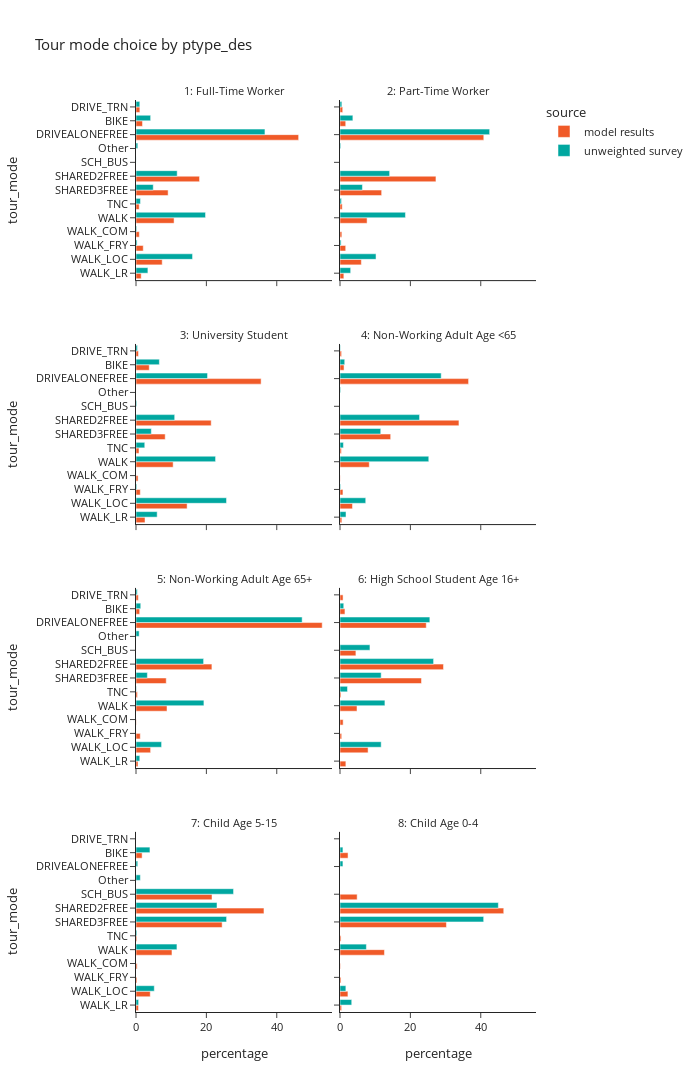

The cell this chart's notebook holds for it:
### Code cell
plot_mode_choice(tour_mode_data,'ptype_des',2,1200)

### Figure 1 — Plotly figure (JSON) as saved in the notebook; plotly's stock layout.template omitted (floating-point values rounded to 4 significant figures)
{"data": [{"alignmentgroup": "True", "hovertemplate": "source=model results<br>ptype_des=1: Full-Time Worker<br>percentage=%{x}<br>tour_mode=%{y}<extra></extra>", "legendgroup": "model results", "marker": {"color": "#F05A28", "pattern": {"shape": ""}}, "name": "model results", "offsetgroup": "model results", "orientation": "h", "showlegend": true, "textposition": "auto", "type": "bar", "x": [1.85, 46.22, 1.094, 18.06, 9.128, 0.9122, 10.82, 0.9396, 2.057, 7.444, 1.475], "xaxis": "x7", "y": ["BIKE", "DRIVEALONEFREE", "DRIVE_TRN", "SHARED2FREE", "SHARED3FREE", "TNC", "WALK", "WALK_COM", "WALK_FRY", "WALK_LOC", "WALK_LR"], "yaxis": "y7"}, {"alignmentgroup": "True", "hovertemplate": "source=model results<br>ptype_des=2: Part-Time Worker<br>percentage=%{x}<br>tour_mode=%{y}<extra></extra>", "legendgroup": "model results", "marker": {"color": "#F05A28", "pattern": {"shape": ""}}, "name": "model results", "offsetgroup": "model results", "orientation": "h", "showlegend": false, "textposition": "auto", "type": "bar", "x": [1.627, 40.86, 0.7688, 27.27, 11.84, 0.6312, 7.696, 0.5265, 1.619, 6.071, 1.093], "xaxis": "x8", "y": ["BIKE", "DRIVEALONEFREE", "DRIVE_TRN", "SHARED2FREE", "SHARED3FREE", "TNC", "WALK", "WALK_COM", "WALK_FRY", "WALK_LOC", "WALK_LR"], "yaxis": "y8"}, {"alignmentgroup": "True", "hovertemplate": "source=model results<br>ptype_des=3: University Student<br>percentage=%{x}<br>tour_mode=%{y}<extra></extra>", "legendgroup": "model results", "marker": {"color": "#F05A28", "pattern": {"shape": ""}}, "name": "model results", "offsetgroup": "model results", "orientation": "h", "showlegend": false, "textposition": "auto", "type": "bar", "x": [3.77, 35.56, 0.7011, 21.37, 8.298, 0.8499, 10.56, 0.5875, 1.219, 14.53, 2.564], "xaxis": "x5", "y": ["BIKE", "DRIVEALONEFREE", "DRIVE_TRN", "SHARED2FREE", "SHARED3FREE", "TNC", "WALK", "WALK_COM", "WALK_FRY", "WALK_LOC", "WALK_LR"], "yaxis": "y5"}, {"alignmentgroup": "True", "hovertemplate": "source=model results<br>ptype_des=4: Non-Working Adult Age <65<br>percentage=%{x}<br>tour_mode=%{y}<extra></extra>", "legendgroup": "model results", "marker": {"color": "#F05A28", "pattern": {"shape": ""}}, "name": "model results", "offsetgroup": "model results", "orientation": "h", "showlegend": false, "textposition": "auto", "type": "bar", "x": [1.147, 36.54, 0.446, 33.8, 14.4, 0.3807, 8.318, 0.06038, 0.837, 3.546, 0.5229], "xaxis": "x6", "y": ["BIKE", "DRIVEALONEFREE", "DRIVE_TRN", "SHARED2FREE", "SHARED3FREE", "TNC", "WALK", "WALK_COM", "WALK_FRY", "WALK_LOC", "WALK_LR"], "yaxis": "y6"}, {"alignmentgroup": "True", "hovertemplate": "source=model results<br>ptype_des=5: Non-Working Adult Age 65+<br>percentage=%{x}<br>tour_mode=%{y}<extra></extra>", "legendgroup": "model results", "marker": {"color": "#F05A28", "pattern": {"shape": ""}}, "name": "model results", "offsetgroup": "model results", "orientation": "h", "showlegend": false, "textposition": "auto", "type": "bar", "x": [1.039, 52.92, 0.6558, 21.57, 8.594, 0.411, 8.809, 0.06793, 1.213, 4.151, 0.5724], "xaxis": "x3", "y": ["BIKE", "DRIVEALONEFREE", "DRIVE_TRN", "SHARED2FREE", "SHARED3FREE", "TNC", "WALK", "WALK_COM", "WALK_FRY", "WALK_LOC", "WALK_LR"], "yaxis": "y3"}, {"alignmentgroup": "True", "hovertemplate": "source=model results<br>ptype_des=6: High School Student Age 16+<br>percentage=%{x}<br>tour_mode=%{y}<extra></extra>", "legendgroup": "model results", "marker": {"color": "#F05A28", "pattern": {"shape": ""}}, "name": "model results", "offsetgroup": "model results", "orientation": "h", "showlegend": false, "textposition": "auto", "type": "bar", "x": [1.406, 24.51, 0.8727, 4.518, 29.41, 23.16, 0.2773, 4.829, 0.8918, 0.4793, 7.981, 1.666], "xaxis": "x4", "y": ["BIKE", "DRIVEALONEFREE", "DRIVE_TRN", "SCH_BUS", "SHARED2FREE", "SHARED3FREE", "TNC", "WALK", "WALK_COM", "WALK_FRY", "WALK_LOC", "WALK_LR"], "yaxis": "y4"}, {"alignmentgroup": "True", "hovertemplate": "source=model results<br>ptype_des=7: Child Age 5-15<br>percentage=%{x}<br>tour_mode=%{y}<extra></extra>", "legendgroup": "model results", "marker": {"color": "#F05A28", "pattern": {"shape": ""}}, "name": "model results", "offsetgroup": "model results", "orientation": "h", "showlegend": false, "textposition": "auto", "type": "bar", "x": [1.737, 21.6, 36.36, 24.48, 0.2411, 10.22, 0.3264, 0.2707, 4.047, 0.7112], "xaxis": "x", "y": ["BIKE", "SCH_BUS", "SHARED2FREE", "SHARED3FREE", "TNC", "WALK", "WALK_COM", "WALK_FRY", "WALK_LOC", "WALK_LR"], "yaxis": "y"}, {"alignmentgroup": "True", "hovertemplate": "source=model results<br>ptype_des=8: Child Age 0-4<br>percentage=%{x}<br>tour_mode=%{y}<extra></extra>", "legendgroup": "model results", "marker": {"color": "#F05A28", "pattern": {"shape": ""}}, "name": "model results", "offsetgroup": "model results", "orientation": "h", "showlegend": false, "textposition": "auto", "type": "bar", "x": [2.288, 4.875, 46.53, 30.25, 0.2962, 12.64, 0.1275, 0.2892, 2.254, 0.4549], "xaxis": "x2", "y": ["BIKE", "SCH_BUS", "SHARED2FREE", "SHARED3FREE", "TNC", "WALK", "WALK_COM", "WALK_FRY", "WALK_LOC", "WALK_LR"], "yaxis": "y2"}, {"alignmentgroup": "True", "hovertemplate": "source=unweighted survey<br>ptype_des=1: Full-Time Worker<br>percentage=%{x}<br>tour_mode=%{y}<extra></extra>", "legendgroup": "unweighted survey", "marker": {"color": "#00A7A0", "pattern": {"shape": ""}}, "name": "unweighted survey", "offsetgroup": "unweighted survey", "orientation": "h", "showlegend": true, "textposition": "auto", "type": "bar", "x": [4.16, 36.65, 1.083, 0.5129, 0.019, 11.7, 4.901, 1.273, 19.76, 0.19, 0.304, 16.07, 3.381], "xaxis": "x7", "y": ["BIKE", "DRIVEALONEFREE", "DRIVE_TRN", "Other", "SCH_BUS", "SHARED2FREE", "SHARED3FREE", "TNC", "WALK", "WALK_COM", "WALK_FRY", "WALK_LOC", "WALK_LR"], "yaxis": "y7"}, {"alignmentgroup": "True", "hovertemplate": "source=unweighted survey<br>ptype_des=2: Part-Time Worker<br>percentage=%{x}<br>tour_mode=%{y}<extra></extra>", "legendgroup": "unweighted survey", "marker": {"color": "#00A7A0", "pattern": {"shape": ""}}, "name": "unweighted survey", "offsetgroup": "unweighted survey", "orientation": "h", "showlegend": false, "textposition": "auto", "type": "bar", "x": [3.657, 42.53, 0.5225, 0.209, 14.11, 6.374, 0.418, 18.6, 0.3135, 10.24, 3.03], "xaxis": "x8", "y": ["BIKE", "DRIVEALONEFREE", "DRIVE_TRN", "Other", "SHARED2FREE", "SHARED3FREE", "TNC", "WALK", "WALK_FRY", "WALK_LOC", "WALK_LR"], "yaxis": "y8"}, {"alignmentgroup": "True", "hovertemplate": "source=unweighted survey<br>ptype_des=3: University Student<br>percentage=%{x}<br>tour_mode=%{y}<extra></extra>", "legendgroup": "unweighted survey", "marker": {"color": "#00A7A0", "pattern": {"shape": ""}}, "name": "unweighted survey", "offsetgroup": "unweighted survey", "orientation": "h", "showlegend": false, "textposition": "auto", "type": "bar", "x": [6.639, 20.33, 0.4149, 0.2075, 11.0, 4.357, 2.49, 22.61, 0.2075, 25.73, 6.017], "xaxis": "x5", "y": ["BIKE", "DRIVEALONEFREE", "DRIVE_TRN", "SCH_BUS", "SHARED2FREE", "SHARED3FREE", "TNC", "WALK", "WALK_FRY", "WALK_LOC", "WALK_LR"], "yaxis": "y5"}, {"alignmentgroup": "True", "hovertemplate": "source=unweighted survey<br>ptype_des=4: Non-Working Adult Age <65<br>percentage=%{x}<br>tour_mode=%{y}<extra></extra>", "legendgroup": "unweighted survey", "marker": {"color": "#00A7A0", "pattern": {"shape": ""}}, "name": "unweighted survey", "offsetgroup": "unweighted survey", "orientation": "h", "showlegend": false, "textposition": "auto", "type": "bar", "x": [1.341, 28.76, 0.1219, 0.1828, 22.61, 11.58, 0.975, 25.23, 0.1828, 7.313, 1.706], "xaxis": "x6", "y": ["BIKE", "DRIVEALONEFREE", "DRIVE_TRN", "Other", "SHARED2FREE", "SHARED3FREE", "TNC", "WALK", "WALK_FRY", "WALK_LOC", "WALK_LR"], "yaxis": "y6"}, {"alignmentgroup": "True", "hovertemplate": "source=unweighted survey<br>ptype_des=5: Non-Working Adult Age 65+<br>percentage=%{x}<br>tour_mode=%{y}<extra></extra>", "legendgroup": "unweighted survey", "marker": {"color": "#00A7A0", "pattern": {"shape": ""}}, "name": "unweighted survey", "offsetgroup": "unweighted survey", "orientation": "h", "showlegend": false, "textposition": "auto", "type": "bar", "x": [1.346, 47.22, 0.3591, 0.8977, 19.21, 3.232, 0.08977, 19.3, 7.271, 1.077], "xaxis": "x3", "y": ["BIKE", "DRIVEALONEFREE", "DRIVE_TRN", "Other", "SHARED2FREE", "SHARED3FREE", "TNC", "WALK", "WALK_LOC", "WALK_LR"], "yaxis": "y3"}, {"alignmentgroup": "True", "hovertemplate": "source=unweighted survey<br>ptype_des=6: High School Student Age 16+<br>percentage=%{x}<br>tour_mode=%{y}<extra></extra>", "legendgroup": "unweighted survey", "marker": {"color": "#00A7A0", "pattern": {"shape": ""}}, "name": "unweighted survey", "offsetgroup": "unweighted survey", "orientation": "h", "showlegend": false, "textposition": "auto", "type": "bar", "x": [1.064, 25.53, 8.511, 26.6, 11.7, 2.128, 12.77, 11.7], "xaxis": "x4", "y": ["BIKE", "DRIVEALONEFREE", "SCH_BUS", "SHARED2FREE", "SHARED3FREE", "TNC", "WALK", "WALK_LOC"], "yaxis": "y4"}, {"alignmentgroup": "True", "hovertemplate": "source=unweighted survey<br>ptype_des=7: Child Age 5-15<br>percentage=%{x}<br>tour_mode=%{y}<extra></extra>", "legendgroup": "unweighted survey", "marker": {"color": "#00A7A0", "pattern": {"shape": ""}}, "name": "unweighted survey", "offsetgroup": "unweighted survey", "orientation": "h", "showlegend": false, "textposition": "auto", "type": "bar", "x": [3.96, 0.495, 1.238, 27.72, 23.02, 25.74, 0.2475, 11.63, 5.198, 0.7426], "xaxis": "x", "y": ["BIKE", "DRIVEALONEFREE", "Other", "SCH_BUS", "SHARED2FREE", "SHARED3FREE", "TNC", "WALK", "WALK_LOC", "WALK_LR"], "yaxis": "y"}, {"alignmentgroup": "True", "hovertemplate": "source=unweighted survey<br>ptype_des=8: Child Age 0-4<br>percentage=%{x}<br>tour_mode=%{y}<extra></extra>", "legendgroup": "unweighted survey", "marker": {"color": "#00A7A0", "pattern": {"shape": ""}}, "name": "unweighted survey", "offsetgroup": "unweighted survey", "orientation": "h", "showlegend": false, "textposition": "auto", "type": "bar", "x": [0.8333, 0.8333, 45.0, 40.83, 7.5, 1.667, 3.333], "xaxis": "x2", "y": ["BIKE", "DRIVEALONEFREE", "SHARED2FREE", "SHARED3FREE", "WALK", "WALK_LOC", "WALK_LR"], "yaxis": "y2"}], "layout": {"annotations": [{"font": {}, "showarrow": false, "text": "7: Child Age 5-15", "x": 0.245, "xanchor": "center", "xref": "paper", "y": 0.1975, "yanchor": "bottom", "yref": "paper"}, {"font": {}, "showarrow": false, "text": "8: Child Age 0-4", "x": 0.755, "xanchor": "center", "xref": "paper", "y": 0.1975, "yanchor": "bottom", "yref": "paper"}, {"font": {}, "showarrow": false, "text": "5: Non-Working Adult Age 65+", "x": 0.245, "xanchor": "center", "xref": "paper", "y": 0.465, "yanchor": "bottom", "yref": "paper"}, {"font": {}, "showarrow": false, "text": "6: High School Student Age 16+", "x": 0.755, "xanchor": "center", "xref": "paper", "y": 0.465, "yanchor": "bottom", "yref": "paper"}, {"font": {}, "showarrow": false, "text": "3: University Student", "x": 0.245, "xanchor": "center", "xref": "paper", "y": 0.7325, "yanchor": "bottom", "yref": "paper"}, {"font": {}, "showarrow": false, "text": "4: Non-Working Adult Age <65", "x": 0.755, "xanchor": "center", "xref": "paper", "y": 0.7325, "yanchor": "bottom", "yref": "paper"}, {"font": {}, "showarrow": false, "text": "1: Full-Time Worker", "x": 0.245, "xanchor": "center", "xref": "paper", "y": 1.0, "yanchor": "bottom", "yref": "paper"}, {"font": {}, "showarrow": false, "text": "2: Part-Time Worker", "x": 0.755, "xanchor": "center", "xref": "paper", "y": 1.0, "yanchor": "bottom", "yref": "paper"}], "barmode": "group", "font": {"size": 11}, "height": 1200, "legend": {"title": {"text": "source"}, "tracegroupgap": 0}, "title": {"text": "Tour mode choice by ptype_des"}, "width": 700, "xaxis": {"anchor": "y", "domain": [0.0, 0.49], "title": {"text": "percentage"}}, "xaxis2": {"anchor": "y2", "domain": [0.51, 1.0], "matches": "x", "title": {"text": "percentage"}}, "xaxis3": {"anchor": "y3", "domain": [0.0, 0.49], "matches": "x", "showticklabels": false}, "xaxis4": {"anchor": "y4", "domain": [0.51, 1.0], "matches": "x", "showticklabels": false}, "xaxis5": {"anchor": "y5", "domain": [0.0, 0.49], "matches": "x", "showticklabels": false}, "xaxis6": {"anchor": "y6", "domain": [0.51, 1.0], "matches": "x", "showticklabels": false}, "xaxis7": {"anchor": "y7", "domain": [0.0, 0.49], "matches": "x", "showticklabels": false}, "xaxis8": {"anchor": "y8", "domain": [0.51, 1.0], "matches": "x", "showticklabels": false}, "yaxis": {"anchor": "x", "categoryorder": "category descending", "domain": [0.0, 0.1975], "title": {"text": "tour_mode"}}, "yaxis2": {"anchor": "x2", "domain": [0.0, 0.1975], "matches": "y", "showticklabels": false}, "yaxis3": {"anchor": "x3", "domain": [0.2675, 0.465], "matches": "y", "title": {"text": "tour_mode"}}, "yaxis4": {"anchor": "x4", "domain": [0.2675, 0.465], "matches": "y", "showticklabels": false}, "yaxis5": {"anchor": "x5", "domain": [0.535, 0.7325], "matches": "y", "title": {"text": "tour_mode"}}, "yaxis6": {"anchor": "x6", "domain": [0.535, 0.7325], "matches": "y", "showticklabels": false}, "yaxis7": {"anchor": "x7", "domain": [0.8025, 1.0], "matches": "y", "title": {"text": "tour_mode"}}, "yaxis8": {"anchor": "x8", "domain": [0.8025, 1.0], "matches": "y", "showticklabels": false}}}
